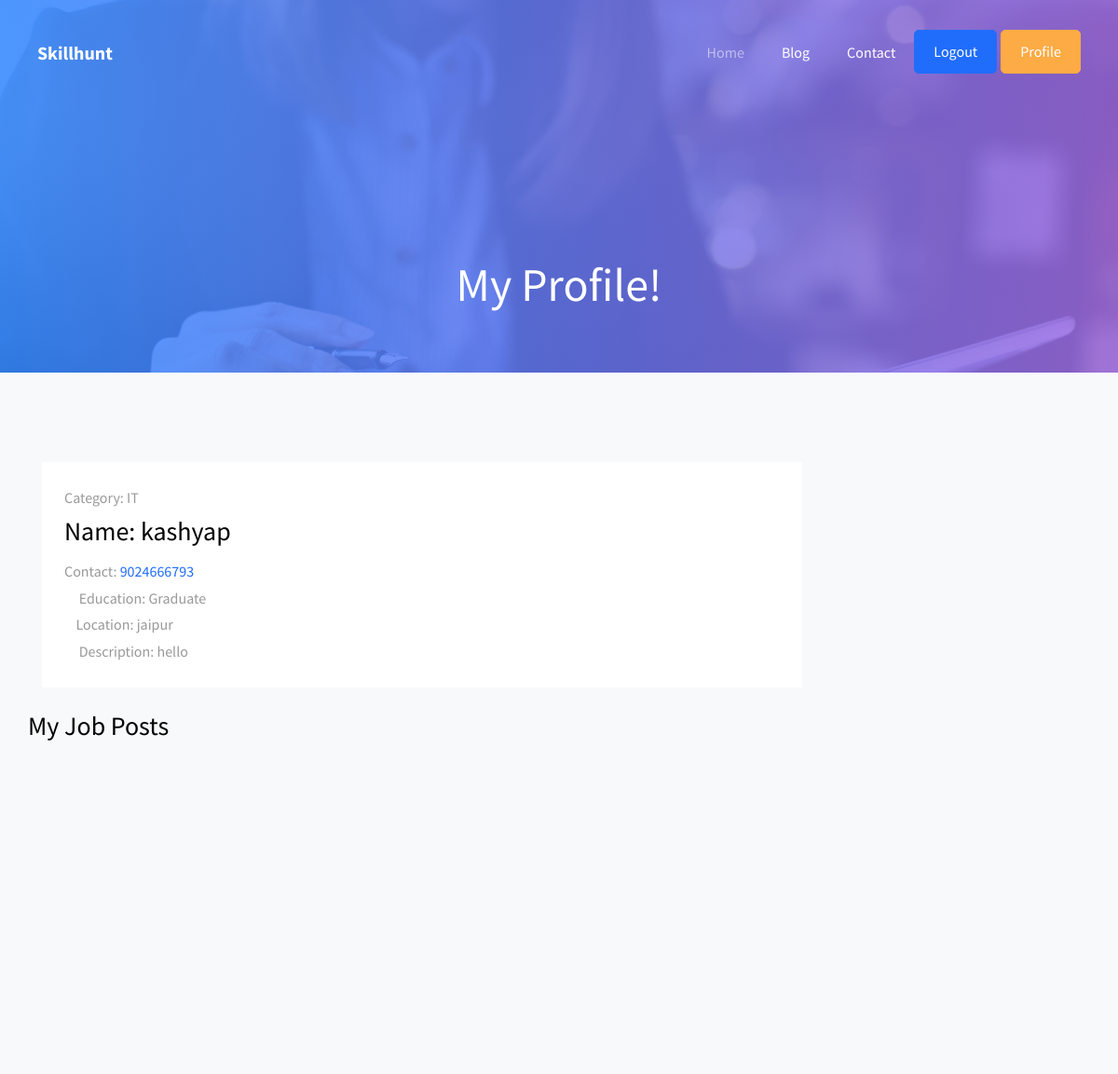
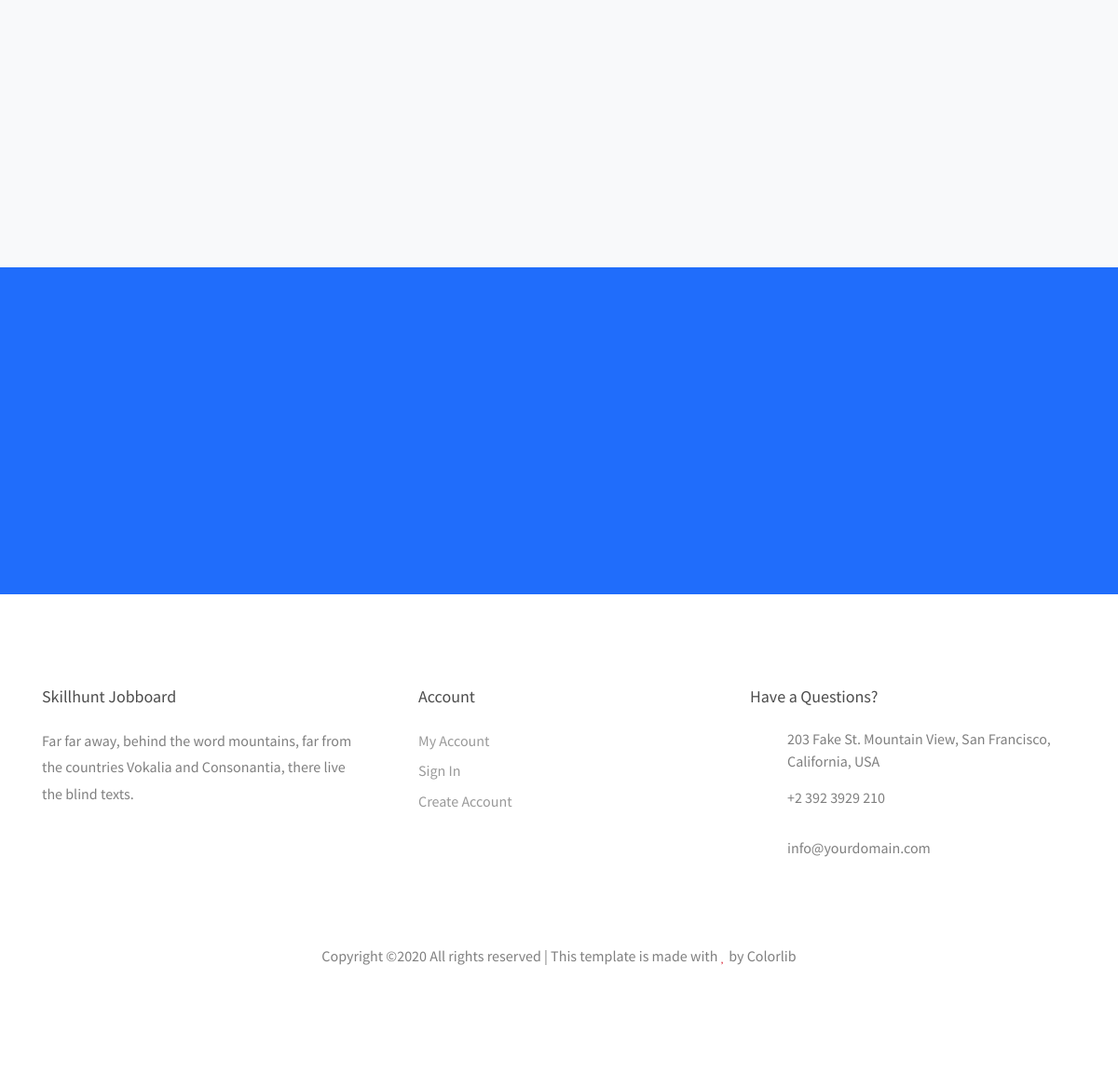
/profile (signed in), run on the app's committed database (2 pictures, top to bottom).
### application/models.py (models this page shows, shortened)
class User(db.Model, UserMixin):
    id = db.Column(db.Integer, nullable=False, default=x+1)
    name = db.Column(db.String(50), nullable=False)
    contact = db.Column(db.String(10), primary_key=True)
    location = db.Column(db.String(100), nullable=False)
    category = db.Column(db.String(50), nullable=False)
    education = db.Column(db.String(50), nullable=False)
    description = db.Column(db.String(1500), nullable=False)
    jobs = db.relationship('JobPost', backref='employer', lazy=True)

### application/routes.py (the view)
@app.route('/profile', methods=['GET', 'POST'])
def profile():
    if not session['anonymous_user_contact']:
        return redirect(url_for('login'))
    u = User.query.filter_by(contact=session['anonymous_user_contact']).first()
    jq = JobPost.query.filter_by(employer_contact=session['anonymous_user_contact'])
    j = jobquery.convert(jq)
    return render_template('profile.html', userinfo=u, jobs=j)

### application/models.py (called while the page is built)
@login_manager.user_loader
def load_user(user_id):
    return User.query.get(int(user_id))

### jobquery.py (called while the page is built)
def convert(given_list):
    obj_list = []
    for i in given_list:
        j = Jobquery(i.id, str(i.title), str(i.category), str(i.email), str(i.location), str(i.employer_contact))
        obj_list.append(j)
    return obj_list

### application/templates/profile.html (shortened to what this page needs)
<!DOCTYPE html>
<html lang="en">
  <head>
    <link rel="stylesheet" href="../static/css/open-iconic-bootstrap.min.css">
    <link rel="stylesheet" href="../static/css/animate.css">
    <link rel="stylesheet" href="../static/css/owl.carousel.min.css">
    <link rel="stylesheet" href="../static/css/owl.theme.default.min.css">
    <link rel="stylesheet" href="../static/css/magnific-popup.css">
    <link rel="stylesheet" href="../static/css/aos.css">
    <link rel="stylesheet" href="../static/css/ionicons.min.css">
    <link rel="stylesheet" href="../static/css/bootstrap-datepicker.css">
    <link rel="stylesheet" href="../static/css/jquery.timepicker.css">
    <link rel="stylesheet" href="../static/css/flaticon.css">
    <link rel="stylesheet" href="../static/css/icomoon.css">
    <link rel="stylesheet" href="../static/css/style.css">
  </head>
  <body>
	  <nav class="navbar navbar-expand-lg navbar-dark ftco_navbar bg-dark ftco-navbar-light" id="ftco-navbar">
	    <div class="container-fluid px-md-4	">
	      <a class="navbar-brand" href="/index">Skillhunt</a>
	      <div class="collapse navbar-collapse" id="ftco-nav">
	        <ul class="navbar-nav ml-auto">
	          <li class="nav-item active"><a href="/index" class="nav-link">Home</a></li>
	          <li class="nav-item"><a href="/index.html#blogs" class="nav-link">Blog</a></li>
            <li class="nav-item"><a href="/contact" class="nav-link">Contact</a></li>
            <li class="nav-item cta mr-md-1"><a href="/logout" class="nav-link">Logout</a></li>
            <li class="nav-item cta cta-colored"><a href="/profile" class="nav-link">Profile</a></li>
	        </ul>
	      </div>
	    </div>
	  </nav>
    <div class="hero-wrap hero-wrap-2" style="background-image: url('../static/images/bg_1.jpg');" data-stellar-background-ratio="0.5">
      <div class="overlay"></div>
      <div class="container">
        <div class="row no-gutters slider-text align-items-end justify-content-start">
          <div class="col-md-12 ftco-animate text-center mb-5">
            <h1 class="mb-3 bread">My Profile!</h1>
          </div>
        </div>
      </div>
    </div>
    <section class="ftco-section bg-light">
			<div class="container">
				<div class="row">
					<div class="col-lg-9 pr-lg-4">
						<div class="row">
                <div class="col-md-12 ftco-animate">
                    <div class="job-post-item p-4 d-block d-lg-flex align-items-center">
                        <div class="mb-4 mb-md-0">
                            <div class="job-post-item-header align-items-center">
                              <span class="subadge">Category: {{ userinfo.category }}</span><br>
                              <h3 class="text-black">Name: {{ userinfo.name }}</h3>
                              <span class="subadge">Contact: <a href="tel:{{ userinfo.contact }}">{{ userinfo.contact }}</a></span>
                              <div><span class="icon-layers"></span> <span>Education: {{ userinfo.education }}</span></div>
                              <div><span class="icon-my_location"></span><span>Location: {{ userinfo.location }}</span></div>
                              <div><span class="icon-layers"></span> <span>Description: {{ userinfo.description }}</span></div>
                            </div>
                        </div>
                      </div>
                  </div>
                    <br>
                    <h3>My Job Posts</h3>
                    <br>
            </div>
            </div>
          </div>
        </div>
      </section>
		<section class="ftco-section-parallax">
      <div class="parallax-img d-flex align-items-center">
        <div class="container">
          <div class="row d-flex justify-content-center">
          </div>
        </div>
      </div>
    </section>
    <footer class="ftco-footer ftco-bg-dark ftco-section">
      <div class="container">
        <div class="row mb-5">
        	<div class="col-md">
             <div class="ftco-footer-widget mb-4">
              <h2 class="ftco-heading-2">Skillhunt Jobboard</h2>
              <p>Far far away, behind the word mountains, far from the countries Vokalia and Consonantia, there live the blind texts.</p>
              <ul class="ftco-footer-social list-unstyled float-md-left float-lft mt-3">
              </ul>
            </div>
          </div>
          <div class="col-md">
            <div class="ftco-footer-widget mb-4 ml-md-4">
              <h2 class="ftco-heading-2">Account</h2>
              <ul class="list-unstyled">
                <li><a href="#" class="pb-1 d-block">My Account</a></li>
                <li><a href="#" class="pb-1 d-block">Sign In</a></li>
                <li><a href="#" class="pb-1 d-block">Create Account</a></li>
              </ul>
            </div>
          </div>
          <div class="col-md">
            <div class="ftco-footer-widget mb-4">
            	<h2 class="ftco-heading-2">Have a Questions?</h2>
            	<div class="block-23 mb-3">
	              <ul>
	                <li><span class="icon icon-map-marker"></span><span class="text">203 Fake St. Mountain View, San Francisco, California, USA</span></li>
	                <li><a href="#"><span class="icon icon-phone"></span><span class="text">+2 392 3929 210</span></a></li>
	                <li><a href="#"><span class="icon icon-envelope"></span><span class="text">info@yourdomain.com</span></a></li>
	              </ul>
	            </div>
            </div>
          </div>
        </div>
        <div class="row">
          <div class="col-md-12 text-center">
            <p>
  Copyright &copy;<script>document.write(new Date().getFullYear());</script> All rights reserved | This template is made with <i class="icon-heart text-danger" aria-hidden="true"></i> by <a href="https://colorlib.com" target="_blank">Colorlib</a>
  </p>
          </div>
        </div>
      </div>
    </footer>
  </body>
</html>

### application/static/css/icomoon.css (style rules this page uses)
[class^="icon-"], [class*=" icon-"] { font-family: 'icomoon' !important; speak: none; font-style: normal; font-weight: normal; font-variant: normal; text-transform: none; line-height: 1; -webkit-font-smoothing: antialiased; -moz-osx-font-smoothing: grayscale; }
.icon-heart:before { content: "\f004"; }
.icon-map-marker:before { content: "\f041"; }
.icon-phone:before { content: "\f095"; }
.icon-envelope:before { content: "\f0e0"; }
.icon-my_location:before { content: "\e55c"; }
.icon-layers:before { content: "\e53b"; }

### data on the page
User: category "IT", name "kashyap", contact "9024666793", education "Graduate", location "jaipur", description "hello"
